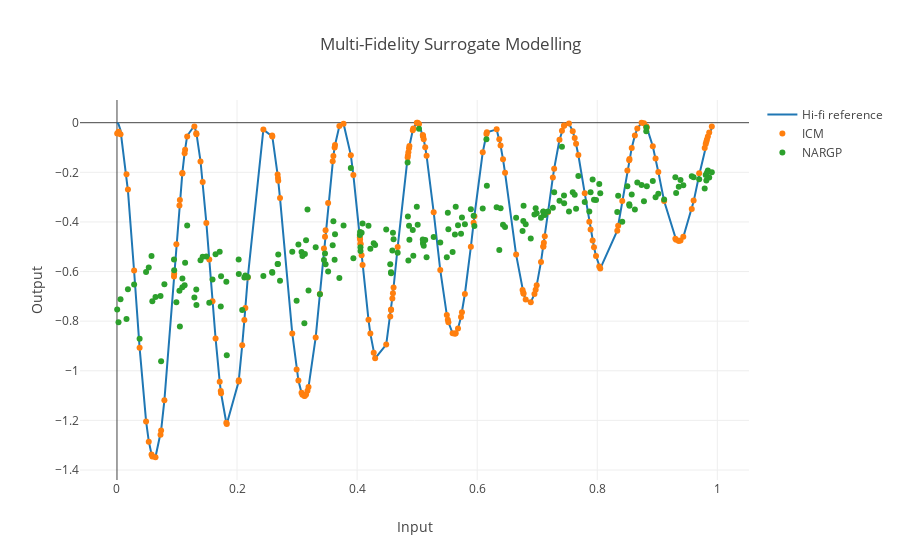

The code cell stored with this chart in its notebook:
### Markdown cell above
### Plot results

### Code cell
from plotly.offline import download_plotlyjs, init_notebook_mode, plot, iplot
import plotly.plotly as py
from plotly.graph_objs import *
import plotly.graph_objs as go
import numpy as np
init_notebook_mode(connected=True)

x_sorted, y_sorted = sort_ascending(samples,ref_outputs)
# Create a trace
reference = go.Scatter(
    x = x_sorted,
    y = y_sorted,
    mode = 'markers-line',
    name = 'Hi-fi reference'
)

#x_sorted, y_sorted = sort_ascending(samples,nargp_outputs)
icm = go.Scatter(
    x = samples[:,0],
    y = icm_outputs[:,0],
    mode = 'markers',
    name = 'ICM'
)
nargp = go.Scatter(
    x = samples[:,0],
    y = nargp_outputs[:,0],
    mode = 'markers',
    name = 'NARGP'
)



layout = dict(title = 'Multi-Fidelity Surrogate Modelling',
              xaxis = dict(title = 'Input'),
              yaxis = dict(title = 'Output'),
              )

fig = Figure(data=[reference, icm, nargp], layout=layout)


iplot(fig)

#print(outputs)

### Figure 1 — Plotly figure (JSON) as saved in the notebook; plotly's stock layout.template omitted (floating-point values rounded to 4 significant figures; data arrays with more than 128 entries replaced by an {"elided": "..."} marker saying what was removed)
{"data": [{"mode": "markers-line", "name": "Hi-fi reference", "type": "scatter", "x": {"elided": "200 float values"}, "y": {"elided": "200 float values"}}, {"mode": "markers", "name": "ICM", "type": "scatter", "x": {"elided": "200 float values"}, "y": {"elided": "200 float values"}}, {"mode": "markers", "name": "NARGP", "type": "scatter", "x": {"elided": "200 float values"}, "y": {"elided": "200 float values"}}], "layout": {"title": "Multi-Fidelity Surrogate Modelling", "xaxis": {"title": "Input"}, "yaxis": {"title": "Output"}}}
